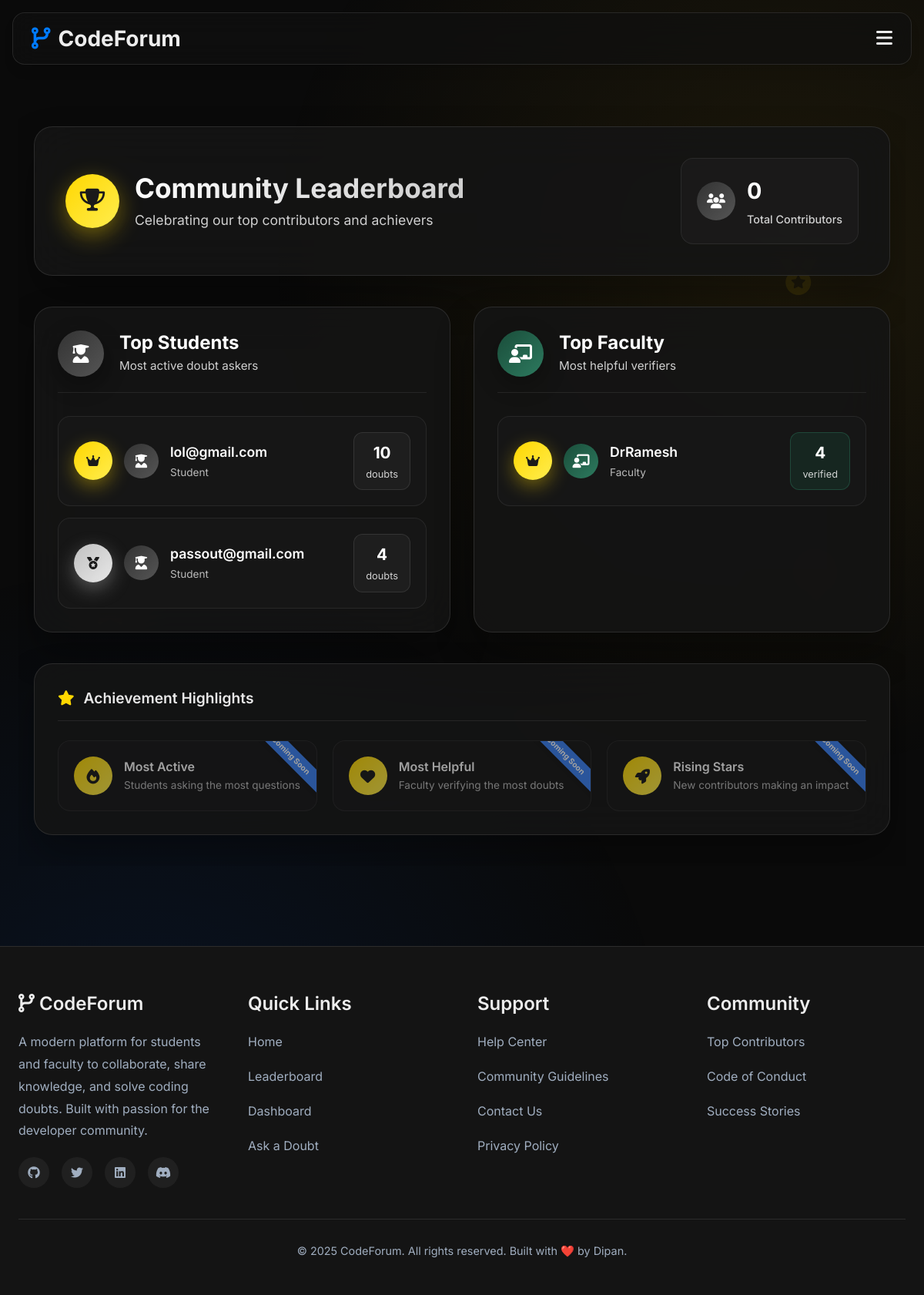
/leaderboard/ (signed in), run on an earlier commit of the app's database.
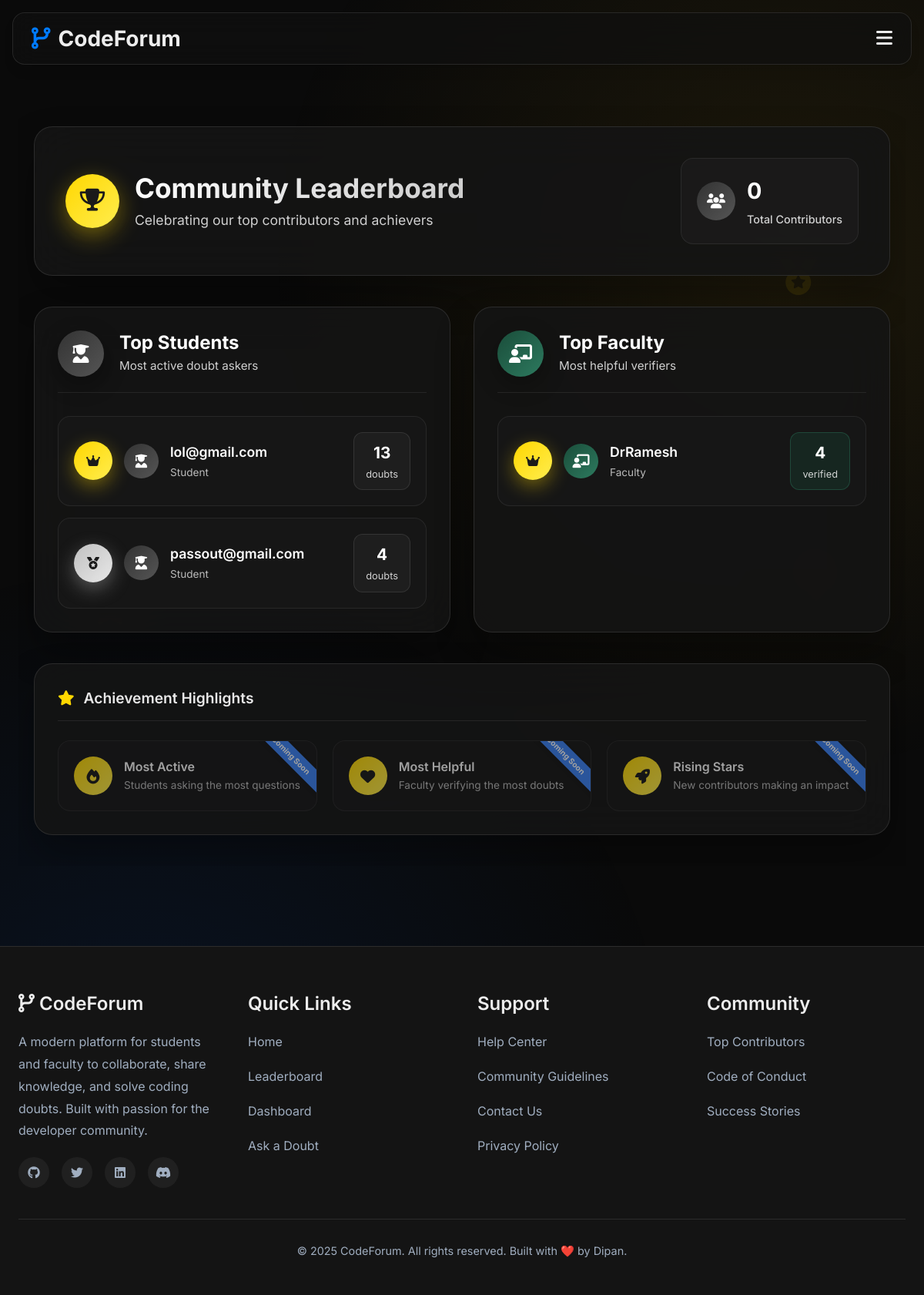
And on a later commit of the database.
### forum/models.py (models this page shows, shortened)
class User(AbstractUser):
    ROLE_CHOICES = (
        ('student', 'Student'),
        ('faculty', 'Faculty'),
    )
    DEPARTMENT_CHOICES = (
        ('CSE', 'CSE'),
        ('ECE', 'ECE'),
        ('ME', 'Mechanical'),
        ('CE', 'Civil'),
        ('EE', 'Electrical'),
    )
    YEAR_CHOICES = (
        (1, '1st Year'),
        (2, '2nd Year'),
        (3, '3rd Year'),
        (4, '4th Year'),
    )
    role = models.CharField(max_length=10, choices=ROLE_CHOICES)
    department = models.CharField(max_length=20, choices=DEPARTMENT_CHOICES)
    year = models.PositiveSmallIntegerField(choices=YEAR_CHOICES, null=True, blank=True)
    github_url = models.URLField(blank=True, null=True)
    is_verified_faculty = models.BooleanField(default=False)

### forum/views.py (the view)
# urls.py: path('leaderboard/', views.leaderboard, name='leaderboard'),
@login_required
def leaderboard(request):
    top_students = User.objects.filter(role='student').annotate(
        doubts_posted=Count('doubt')
    ).order_by('-doubts_posted')[:10]
    top_faculty = User.objects.filter(role='faculty').annotate(
        verified_count=Count('verified_doubts')
    ).order_by('-verified_count')[:10]
    return render(request, 'forum/leaderboard.html', {
        'top_students': top_students,
        'top_faculty': top_faculty,
    })

### forum/templates/forum/leaderboard.html (shortened to what the changed rows need)
{% extends 'forum/base.html' %}
{% block content %}
<div class="leaderboard-container fade-in">
    <div class="leaderboard-wrapper">
        <div class="leaderboard-header glass-card">
            <div class="header-content">
                <div class="header-left">
                    <div class="header-text">
                        <h2 class="leaderboard-title">Community Leaderboard</h2>
                    </div>
                </div>
            </div>
        </div>
        <div class="leaderboard-grid">
            <div class="leaderboard-section glass-card">
                <div class="leaderboard-list">
                    {% if top_students %}
                        {% for student in top_students %}
                            <div class="leaderboard-item slide-in" style="animation-delay: {{ forloop.counter0|floatformat:1 }}s">
                                <div class="rank-badge rank-{{ forloop.counter }}">
                                    {% if forloop.counter == 1 %}
                                        <i class="fas fa-crown"></i>
                                    {% elif forloop.counter == 2 %}
                                        <i class="fas fa-medal"></i>
                                    {% elif forloop.counter == 3 %}
                                        <i class="fas fa-award"></i>
                                    {% else %}
                                        {{ forloop.counter }}
                                    {% endif %}
                                </div>
                                <div class="user-info">
                                    <div class="user-avatar student">
                                        <i class="fas fa-user-graduate"></i>
                                    </div>
                                    <div class="user-details">
                                        <div class="username">{{ student.username }}</div>
                                        <div class="user-role">Student</div>
                                    </div>
                                </div>
                                <div class="score-badge student">
                                    <div class="score-number">{{ student.doubts_posted }}</div>
                                    <div class="score-label">doubts</div>
                                </div>
                            </div>
                        {% endfor %}
                    {% endif %}
                </div>
            </div>
        </div>
    </div>
</div>
{% endblock %}

What changed in the data, as far as the page shows it:
changed User "lol@gmail.com": doubts_posted "10" → "13"
